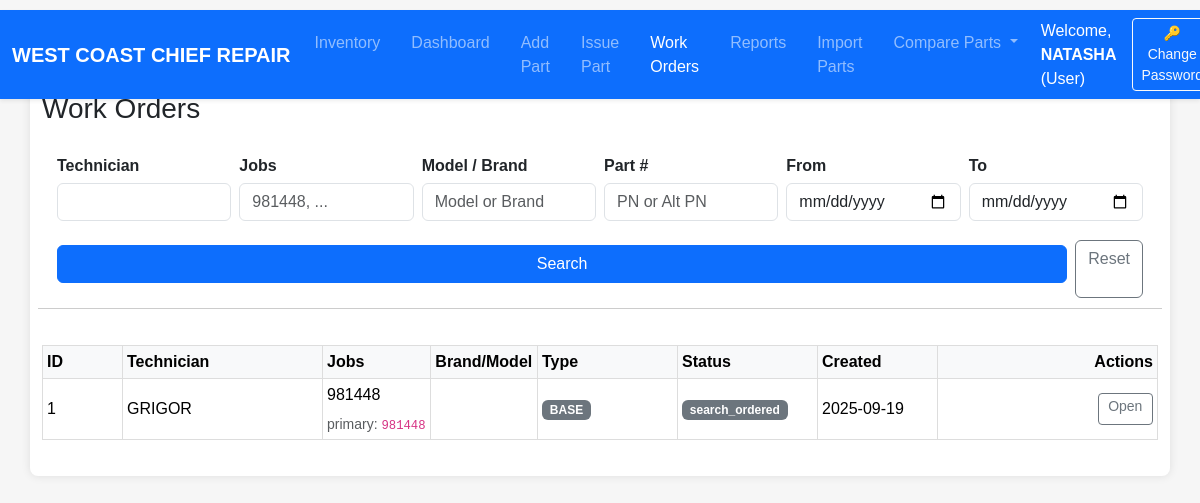
Page /work_orders (signed in) on the earlier database version.
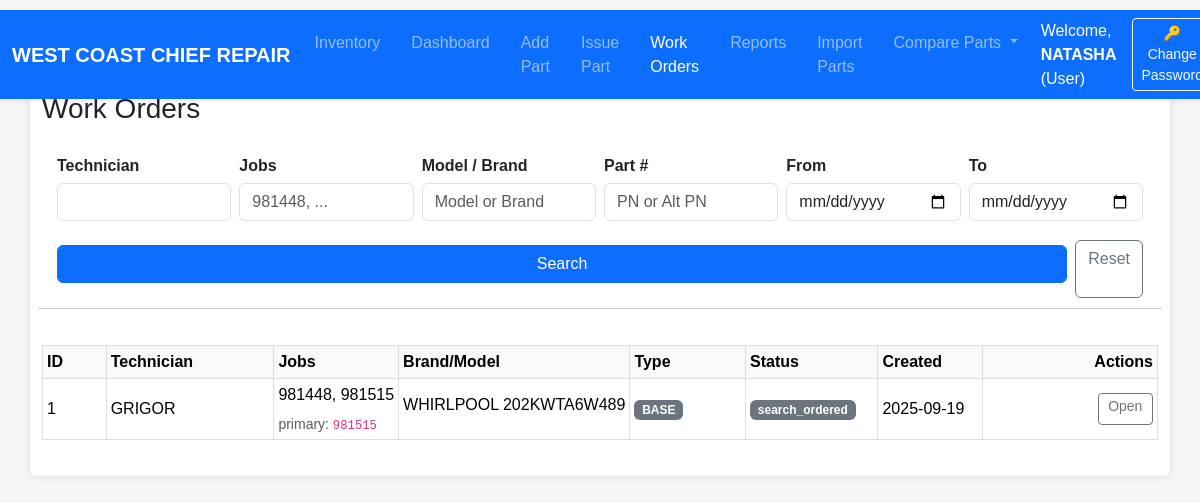
Same page on the later database version.
### models.py (models this page shows, shortened)
class User(UserMixin, db.Model):
    id = db.Column(db.Integer, primary_key=True)
    username = db.Column(db.String(64), unique=True, nullable=False)
    password_hash = db.Column(db.String(128), nullable=False)
    role = db.Column(db.String(20), nullable=False, default=ROLE_USER)
    @property
    def password(self): raise AttributeError('password is not a readable attribute')

class WorkOrder(db.Model):
    __tablename__ = "work_orders"
    id = db.Column(db.Integer, primary_key=True)
    units = db.relationship(
        "WorkUnit",
        backref="work_order",
        cascade="all, delete-orphan",
        lazy="selectin",
        overlaps="parts,work_order"
    )
    parts = db.relationship(
        "WorkOrderPart",
        backref="work_order",
        primaryjoin="WorkOrder.id==WorkOrderPart.work_order_id",
        cascade="all, delete-orphan",
        lazy="selectin",
        overlaps="unit,parts,work_order"
    )
    technician_name = db.Column(db.String(80), nullable=False)
    job_numbers = db.Column(db.String(120), nullable=False)  # "98256, 98356"
    brand = db.Column(db.String(40))
    model = db.Column(db.String(25))
    serial = db.Column(db.String(25))
    job_type = db.Column(db.String(16), default="BASE")  # BASE | INSURANCE
    delivery_fee = db.Column(db.Float, default=0.0)
    markup_percent = db.Column(db.Float, default=0.0)
    status = db.Column(db.String(20), default="search_ordered")  # search_ordered | ordered | done
    created_at = db.Column(db.DateTime, default=datetime.utcnow)
    updated_at = db.Column(db.DateTime, default=datetime.utcnow, onupdate=datetime.utcnow)
    @property
    def canonical_job(self) -> str:
        nums = [n.strip() for n in (self.job_numbers or "").split(",") if n.strip()]
        ints = []
        for n in nums:
            try:
                ints.append(int(n))
            except ValueError:
                pass
        return str(max(ints)) if ints else (nums[0] if nums else "")

### inventory/routes.py (the view, shortened to what this page needs)
@inventory_bp.get("/work_orders")
@login_required
def wo_list():
    tech  = (request.args.get("tech") or "").strip()
    jobs  = (request.args.get("jobs") or "").strip()
    model = (request.args.get("model") or "").strip()
    pn    = (request.args.get("pn") or "").strip()
    dfrom = (request.args.get("from") or "").strip()  # YYYY-MM-DD
    dto   = (request.args.get("to") or "").strip()    # YYYY-MM-DD
    q = db.session.query(WorkOrder)
    joined_parts = False
    filters = []
    if tech:
        filters.append(WorkOrder.technician_name.ilike(f"%{tech}%"))
    if jobs:
        filters.append(WorkOrder.job_numbers.ilike(f"%{jobs}%"))
    if model:
        filters.append(or_(
            WorkOrder.brand.ilike(f"%{model}%"),
            WorkOrder.model.ilike(f"%{model}%"),
        ))
    if dfrom:
        try:
            start = datetime.strptime(dfrom, "%Y-%m-%d")
            filters.append(WorkOrder.created_at >= start)
        except ValueError:
            pass
    if dto:
        try:
            end = datetime.strptime(dto, "%Y-%m-%d") + timedelta(days=1) - timedelta(seconds=1)
            filters.append(WorkOrder.created_at <= end)
        except ValueError:
            pass
    if filters:
        q = q.filter(and_(*filters))
    if joined_parts:
        q = q.distinct(WorkOrder.id)
    items = q.order_by(WorkOrder.created_at.desc()).limit(200).all()
    return render_template("wo_list.html", items=items, args=request.args)

### auth/routes.py (called while the page is built)
@login_manager.user_loader
def load_user(user_id):
    return User.query.get(int(user_id))

### templates/wo_list.html (shortened to what this page needs)
{% extends "base.html" %}
{% block content %}
<h3>Work Orders</h3>
<form method="get" class="row g-2 mb-3 dashboard-filters" style="position:static;">
  <div class="col-md-2">
    <label class="form-label mb-1">Technician</label>
    <input name="tech" class="form-control" value="{{ args.get('tech','') if args else '' }}">
  </div>
  <div class="col-md-2">
    <label class="form-label mb-1">Jobs</label>
    <input name="jobs" class="form-control" value="{{ args.get('jobs','') if args else '' }}" placeholder="981448, ...">
  </div>
  <div class="col-md-2">
    <label class="form-label mb-1">Model / Brand</label>
    <input name="model" class="form-control" value="{{ args.get('model','') if args else '' }}" placeholder="Model or Brand">
  </div>
  <div class="col-md-2">
    <label class="form-label mb-1">Part #</label>
    <input name="pn" class="form-control" value="{{ args.get('pn','') if args else '' }}" placeholder="PN or Alt PN">
  </div>
  <div class="col-md-2">
    <label class="form-label mb-1">From</label>
    <input type="date" name="from" class="form-control" value="{{ args.get('from','') if args else '' }}">
  </div>
  <div class="col-md-2">
    <label class="form-label mb-1">To</label>
    <input type="date" name="to" class="form-control" value="{{ args.get('to','') if args else '' }}">
  </div>
  <div class="col-12 d-flex gap-2 mt-1">
    <button class="btn btn-primary">Search</button>
    <a class="btn btn-outline-secondary" href="{{ url_for('inventory.wo_list') }}">Reset</a>
  </div>
</form>
<div class="table-responsive">
  <table class="table table-sm table-hover align-middle wo-list-table">
    <thead class="table-light">
      <tr>
        <th class="col-id">ID</th>
        <th class="col-tech">Technician</th>
        <th>Jobs</th>
        <th>Brand/Model</th>
        <th class="col-type">Type</th>
        <th class="col-status">Status</th>
        <th class="col-created">Created</th>
        <th class="text-end col-actions">Actions</th>
      </tr>
    </thead>
    <tbody>
      {% if items and items|length > 0 %}
        {% for w in items %}
        <tr>
          <td>{{ w.id }}</td>
          <td>{{ w.technician_name or '—' }}</td>
          <td>
            <span class="jobs-trunc" title="{{ w.job_numbers or '' }}">{{ w.job_numbers or '—' }}</span>
            {% if w.canonical_job %}
              <div class="text-muted small">primary: <code>{{ w.canonical_job }}</code></div>
            {% endif %}
          </td>
          <td>
            <span class="brand-trunc" title="{{ (w.brand or '') ~ ' ' ~ (w.model or '') }}">
              {{ (w.brand or '') ~ (' ' if w.brand and w.model else '') ~ (w.model or '') }}
            </span>
          </td>
          <td>
            {% if w.job_type == 'INSURANCE' %}
              <span class="badge bg-warning text-dark">INSURANCE</span>
            {% else %}
              <span class="badge bg-secondary">BASE</span>
            {% endif %}
          </td>
          <td>
            {% if w.status == 'done' %}
              <span class="badge bg-success">done</span>
            {% elif w.status == 'ordered' %}
              <span class="badge bg-info text-dark">ordered</span>
            {% else %}
              <span class="badge bg-secondary">search_ordered</span>
            {% endif %}
          </td>
          <td>{{ w.created_at.strftime('%Y-%m-%d') if w.created_at else '—' }}</td>
          <td class="text-end actions-cell">
            <div class="wo-actions">
              {% if current_user.role in ['admin','superadmin'] %}
                <a class="btn btn-outline-primary btn-sm"
                   href="{{ url_for('inventory.wo_edit', wo_id=w.id) }}">Open</a>
              {% elif current_user.role == 'user' %}
                <a class="btn btn-outline-secondary btn-sm"
                   href="{{ url_for('inventory.wo_edit', wo_id=w.id, readonly=1) }}">Open</a>
              {% endif %}
            </div>
          </td>
        </tr>
        {% endfor %}
      {% else %}
        <tr><td colspan="8" class="text-muted">No work orders found.</td></tr>
      {% endif %}
    </tbody>
  </table>
</div>
{% endblock %}

### templates/base.html (shortened to what this page needs)
<!DOCTYPE html>
<html lang="en">
<head>
  <link href="https://cdn.jsdelivr.net/npm/bootstrap@5.3.3/dist/css/bootstrap.min.css"
        rel="stylesheet"
 />
  <link rel="stylesheet" href="{{ url_for('static', filename='style.css') }}" />
</head>
<body>
  <nav class="navbar navbar-expand-lg navbar-dark bg-primary shadow-sm fixed-top">
    <div class="container-fluid">
      <a class="navbar-brand fw-bold" href="{{ url_for('inventory.dashboard') }}">
        WEST COAST CHIEF REPAIR
      </a>
      <div class="collapse navbar-collapse" id="navbarMain">
        <ul class="navbar-nav me-auto mb-2 mb-lg-0">
          <li class="nav-item">
            <a class="nav-link{% if request.endpoint and request.endpoint == 'inventory.location_report' %} active{% endif %}"
               href="{{ url_for('inventory.location_report') }}">Inventory</a>
          </li>
          <li class="nav-item">
            <a class="nav-link{% if request.endpoint and request.endpoint == 'inventory.dashboard' %} active{% endif %}"
               href="{{ url_for('inventory.dashboard') }}">Dashboard</a>
          </li>
          <li class="nav-item">
            <a class="nav-link{% if request.endpoint and request.endpoint == 'inventory.add_part' %} active{% endif %}"
               href="{{ url_for('inventory.add_part') }}">Add Part</a>
          </li>
          <li class="nav-item">
            <a class="nav-link{% if request.endpoint and request.endpoint == 'inventory.issue_part' %} active{% endif %}"
               href="{{ url_for('inventory.issue_part') }}">Issue Part</a>
          </li>
            {% set is_wo = request.endpoint and request.endpoint.startswith('inventory.wo_') %}
            <li class="nav-item">
                <a class="nav-link{{ ' active' if is_wo else '' }}"
                    href="{{ url_for('inventory.wo_list') }}">
                    Work Orders
                </a>
          </li>
          <li class="nav-item">
            <a class="nav-link{% if request.endpoint and request.endpoint.startswith('inventory.reports') %} active{% endif %}"
               href="{{ url_for('inventory.reports_grouped') }}">Reports</a>
          </li>
          <li class="nav-item">
            <a class="nav-link{% if request.endpoint and request.endpoint.startswith('inventory.import_parts') %} active{% endif %}"
               href="{{ url_for('inventory.import_parts') }}">Import Parts</a>
          </li>
          <li class="nav-item dropdown">
            <a class="nav-link dropdown-toggle" href="#" id="compareDropdown" role="button"
               data-bs-toggle="dropdown" data-bs-display="static" aria-expanded="false">
              Compare Parts
            </a>
          </li>
        </ul>
        {% if current_user.is_authenticated %}
        <div class="d-flex align-items-center">
          <span class="text-white me-3">
            Welcome, <strong>{{ current_user.username }}</strong> ({{ current_user.role.capitalize() }})
          </span>
          {% if current_user.role == 'user' %}
            <a href="{{ url_for('inventory.change_password', user_id=current_user.id) }}"
               class="btn btn-outline-light btn-sm me-2">🔑 Change Password</a>
          {% endif %}
        </div>
        {% endif %}
      </div>
    </div>
  </nav>
  <main class="container" style="padding-top: 4.5rem;">
    {% block content %}{% endblock %}
  </main>
</body>
</html>

### static/style.css (style rules this page uses)
body { font-family: Arial, sans-serif; background-color: #f6f6f6; padding: 20px; margin: 0; }
nav { margin-top: 10px; }
nav a { color: white; margin-right: 15px; text-decoration: none; font-weight: bold; }
main { background-color: white; padding: 20px; border-radius: 8px; box-shadow: 0 0 10px rgba(0,0,0,0.1); }
form label { display: block; margin-top: 10px; font-weight: bold; }
form input, form select, form button { width: 100%; padding: 8px; margin-top: 5px; margin-bottom: 15px; border-radius: 4px; border: 1px solid #ccc; box-sizing: border-box; font-size: 14px; }
form button { background-color: #3182ce; color: white; border: none; cursor: pointer; }
table { width: 100%; border-collapse: collapse; margin-top: 20px; }
table th, table td { padding: 10px; border: 1px solid #ddd; text-align: left; }
main.container { padding-top: 110px; }
.dashboard-filters { position: sticky; top: 110px; background-color: white; padding: 10px 15px; z-index: 1050; border-bottom: 1px solid #ccc; }
.navbar { z-index: 1200; }
#navbarMain, .navbar-nav { overflow: visible !important; }
main, .container, .container-fluid { overflow: visible; }
.wo-list-table .col-id { width: 80px; }
.wo-list-table .col-tech { width: 200px; }
.wo-list-table .col-type { width: 140px; }
.wo-list-table .col-status { width: 140px; }
.wo-list-table .col-created { width: 120px; }
.wo-list-table .col-actions { width: 220px; }
.wo-list-table .jobs-trunc { max-width: 36rem; display: inline-block; overflow: hidden; text-overflow: ellipsis; white-space: nowrap; }
.wo-list-table .brand-trunc { max-width: 32rem; display: inline-block; overflow: hidden; text-overflow: ellipsis; white-space: nowrap; }
.wo-actions { display: inline-flex; align-items: stretch; gap: .375rem; }
.wo-actions .btn { padding: .25rem .6rem; line-height: 1; border-radius: .25rem; }
.wo-actions .btn { width: auto; height: 32px; line-height: 1.2; padding: .25rem .6rem; border-radius: 4px; }

Differences in the rows shown:
changed WorkOrder "GRIGOR": job_numbers "981448" → "981448, 981515"; canonical_job "981448" → "981515"; brand empty → "WHIRLPOOL" (drawn); brand+model (not shown) → "WHIRLPOOL 202KWTA6W489"
